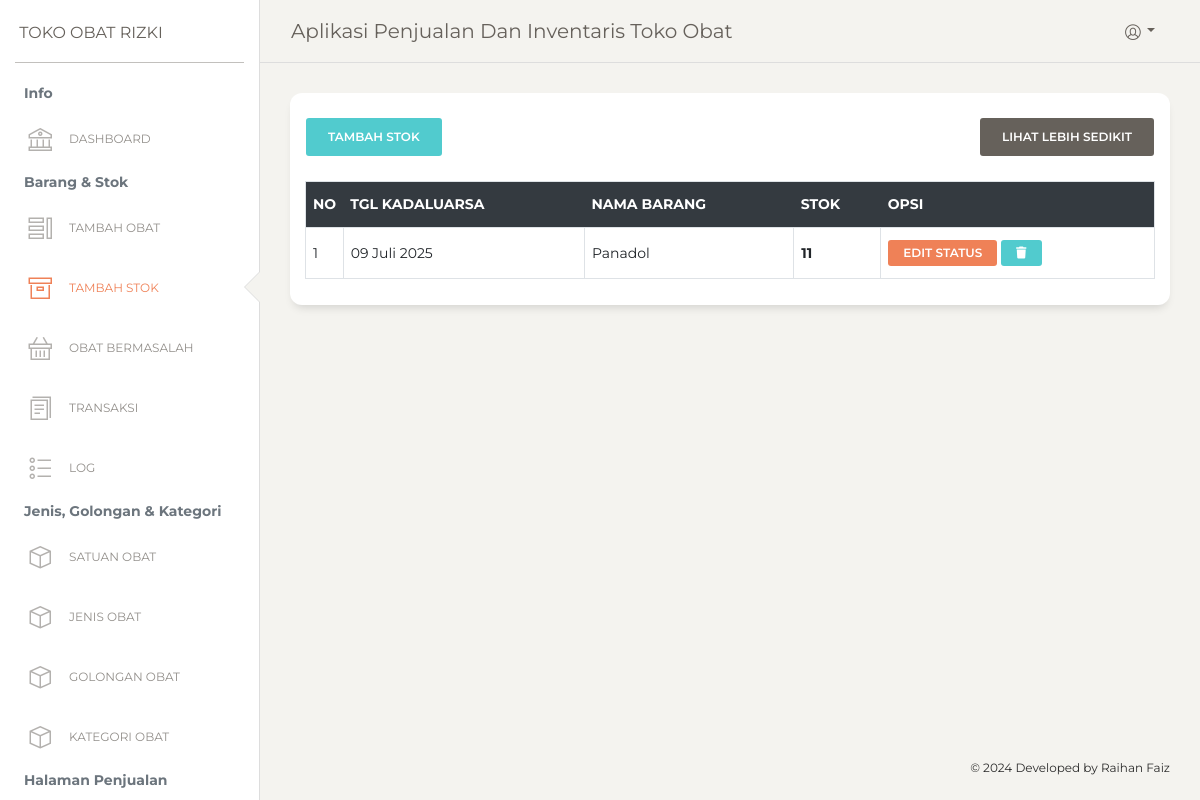
The page /add-stok.php (signed in) on the database its author committed.
### add-stok.php (the view, shortened to what this page needs)
<?php
  include('./template/header.php');
  ?>
      <div class="content" style="min-height: 80vh;">
        <div class="row">
          <div class="col-md-12">
            <div class="card ">
              <div class="card-header ">
                <div class="row">
                  <div class="col-6">
                    <button class="btn btn-primary" data-toggle="modal" data-target="#exampleModalCenter">Tambah Stok</button>
                  </div>
                  <div class="col-6 text-right">
                    <a class="btn btn-secondary" href="./persediaan.php">Lihat Lebih Sedikit</a>
                  </div>
                </div>
              </div>
              <div class="card-body ">
                <table id="example" class="display table table-bordered" style="width:100%">
                    <thead class="thead-dark">
                        <tr>
                            <th style="width: 10px;">No</th>
                            <th>Tgl Kadaluarsa</th>
                            <th>Nama Barang</th>
                            <th>Stok</th>
                            <th>Opsi</th>
                        </tr>
                    </thead>
                    <tbody>
                        <?php
                          $no = 1;
                          $sql = "SELECT so.nama_obat, so.stok_obat, so.tgl_kadaluarsa, so.status, so.id_stok, o.satuan FROM `stok-obat` so, `obat` o
                                  WHERE so.nama_obat = o.nama_obat AND so.stok_obat <> 0 AND so.status = 'tersedia' ORDER BY so.tgl_kadaluarsa";
                          $result = mysqli_query($conn, $sql);
                          while($row = mysqli_fetch_assoc($result)){
                        ?>
                        <tr>
                            <td><?=$no?></td>
                            <td><?=tgl_indo($row['tgl_kadaluarsa'])?></td>
                            <td><?=$row['nama_obat']?></td>
                            <td><strong><?=$row['stok_obat']?></strong></td>
                            <td>
                              <button class="btn btn-sm btn-danger" data-toggle="modal" data-target="#edit-<?=$row['id_stok']?>">Edit Status</button>
                              <button class="btn btn-sm btn-primary" data-toggle="modal" data-target="#hapus-<?=$row['id_stok']?>"><i class="fa-solid fa-trash"></i></button>
                            </td>
                        </tr>
                        <?php
                          $no++;
                          }
                        ?>
                    </tbody>
                </table>
              </div>
            </div>
          </div>
        </div>
      </div>
<?php include('./template/footer.php');?>

### rows shown on the page
stok-obat: tgl_kadaluarsa "09 Juli 2025", nama_obat "Panadol", stok_obat "11"
